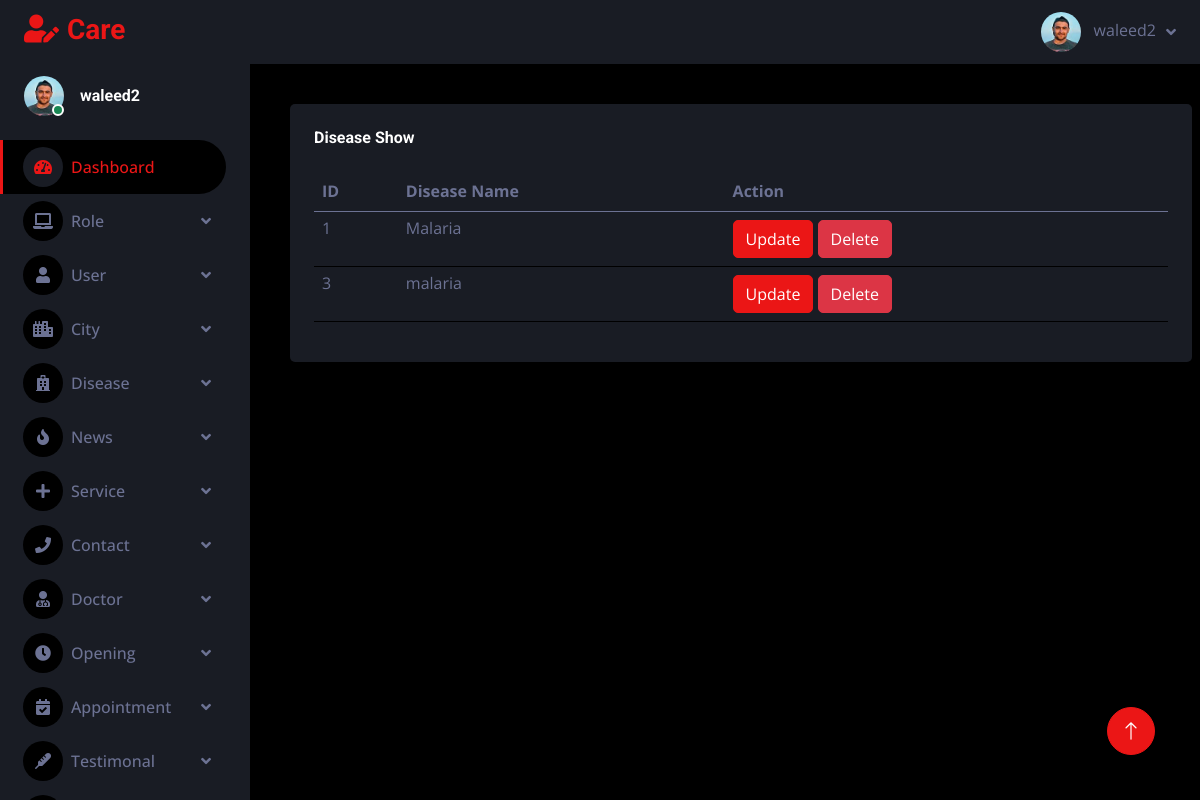
/adminpanel/diseaseshow.php (signed in), run on the app's committed database.
### tables this page shows
CREATE TABLE `disease` (
  `disease_id` int(11) NOT NULL,
  `disease_name` varchar(255) NOT NULL,
  `prevention` mediumtext NOT NULL,
  `cure` varchar(255) NOT NULL
);

### adminpanel/diseaseshow.php (the view)
<?php
include "header.php";
?>
  <div class="container-fluid pt-4 px-4">
                    <div class=" mt-3 mb-3 mx-3  table table-dark table-striped">
                        <div class="bg-secondary rounded h-100 p-4">
                            <h6 class="mb-4">Disease Show</h6>
                                <table class="table">
                                <thead>
                                 <tr>
                                    <th> ID </th>
                                    <th> Disease Name</th>
                                    <th> Action </th>
                                 </tr>
                                </thead>
                                <tbody>
                        <?php
                        require "connection.php";
                        $qry = "SELECT * FROM `disease`";
                        $res = mysqli_query($conn, $qry);
                        while ($row =mysqli_fetch_assoc($res)){
                          ?>
                        <tr>
                          <td class="py-1"><?php echo $row['disease_id'] ?></td>
                          <td class="py-1"><?php echo $row['disease_name'] ?></td>
                          <td>
                          <a href="diseaseupdate.php?updid=<?php echo $row['disease_id'] ?>">
                          <button type="button" class="btn btn-primary btn-rounded btn-fw">Update</button>
                          <a href="diseasedelete.php?dltid=<?php echo $row['disease_id']?>">
                          <button type="button" class="btn btn-danger btn-rounded btn-fw">Delete</button>
                        </td>
                        </tr>
                        <?php } ?>
                      </tbody>
                                </table>
                            </div>
                    </div>
                        </div>
<?php
include "footer.php";
?>

### adminpanel/css/style.css (style rules this page uses)
:root { --primary: #EB1616; --secondary: #191C24; --light: #6C7293; --dark: #000000; }
.btn { transition: .5s; }

### data on the page
disease: disease_id "1", disease_name "Malaria"
disease: disease_id "3", disease_name "malaria"

### other printed values
$_SESSION['name'] "waleed2"
